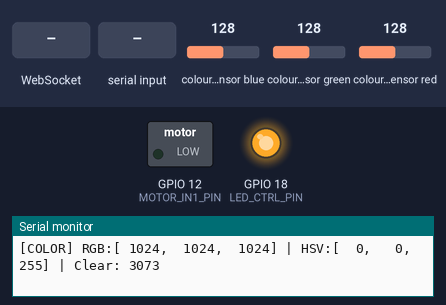
A program run on a simulated ESP32. Shown: switched loads named in the program (green lamp = pin HIGH), output pins drawn as LEDs (lit = HIGH), the last lines printed to the serial monitor. The test bench sets the inputs (shaded band); at power-on: colour sensor blue 128, colour sensor green 128, colour sensor red 128. WiFi joins after 1.5 s; servers stay silent unless stated.

Above: at 3.5 s.
3.6 s: WebSocket text "TOGGLE_LED" received
At 5.1 s:
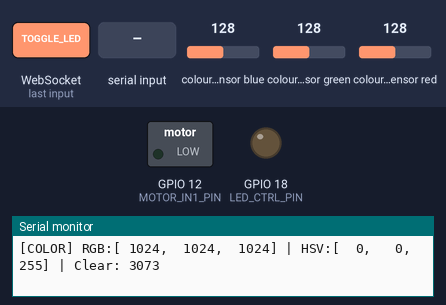
7.0 s: "f\n" received over Serial
Timing chart, 0 to 10.0 s (numbered marks = the images above; inputs shaded):
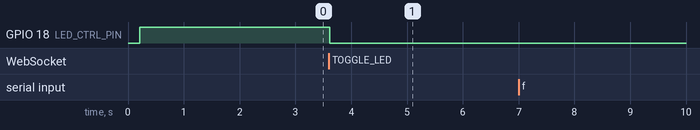

The program:

main.cpp
```cpp
#include <Arduino.h>
#include <Wire.h>
#include <WiFi.h>
#include <WebServer.h>
#include <WebSocketsServer.h>
#include "config.h"
#include "protocol.h"
#include "web_page.h"

// ==================== Web & WebSocket 实例 ====================
static WebServer server(WEB_SERVER_PORT);
static WebSocketsServer webSocket(WS_SERVER_PORT);

// ==================== 全局外设与变量 ====================
Adafruit_TCS34725 tcs = Adafruit_TCS34725(TCS_INTEGRATION_TIME, TCS_GAIN);

// 状态机枚举
enum HeadState {
    STATE_IDLE = 0,             // 待机空闲：电机停机，补光常亮，检测芦笋放入
    STATE_TRANSPORT_INSPECT,    // 推进识别：电机前进输送，持续采集颜色判定，直到尾部离开
    STATE_WAIT_DOWNSTREAM,      // 原地等待：尾部离开后电机暂停，监听等待下游车厢 IDLE
    STATE_HANDOFF,              // 交接推进：向下游发送数据包，并启动电机推料送入下游车厢
    STATE_FAULT                 // 故障保护：防卡料超时或传感器故障，停机告警
};

static HeadState currentState = STATE_IDLE;
static unsigned long stateEntryTime = 0;

// 物料检测与数据记录
static uint32_t currentItemId = 1000;
static uint32_t greenSampleCount = 0;
static uint32_t whiteSampleCount = 0;
static uint32_t totalObjectSampleCount = 0;
static bool sensorOnline = false;
static bool ledState = true; // 补光 LED 状态 (开机默认开启)

// 滤波连续计数器
static uint8_t objectDetectCounter = 0;
static uint8_t objectLeaveCounter = 0;

// 下游心跳与串口通信
static NodeState downstreamState = NodeState::UNKNOWN;
static unsigned long lastDownstreamHeartbeatTime = 0;
static char serial2RxBuf[128];
static size_t serial2RxIdx = 0;

// ==================== 颜色结构与读取 ====================
enum class ColorType {
    BACKGROUND = 0, // 背景底色 / 空载
    GREEN,          // 绿色嫩茎
    WHITE,          // 白根
    TRANSITION      // 过渡区
};

struct ColorSample {
    uint16_t r, g, b, c;

    ColorType getType() const {
        if (c < BG_CLEAR_THRESHOLD) {
            return ColorType::BACKGROUND;
        }
        float total = (float)(r + g + b);
        if (total <= 0.0f) return ColorType::BACKGROUND;

        float gRatio = (float)g / total;
        if (gRatio >= GREEN_RATIO_THRESHOLD) {
            return ColorType::GREEN;
        }
        if (gRatio <= WHITE_RATIO_THRESHOLD) {
            return ColorType::WHITE;
        }
        return ColorType::TRANSITION;
    }
};

ColorSample readColorSensor() {
    ColorSample s = {0, 0, 0, 0};
    if (sensorOnline) {
        tcs.getRawData(&s.r, &s.g, &s.b, &s.c);
    }
    return s;
}

// ==================== 板载按键控制 (GPIO 0 BOOT) ====================
void handleButton() {
    static int lastBtnReading = HIGH;
    static unsigned long lastDebounceTime = 0;
    static bool buttonPressed = false;

    int reading = digitalRead(BUTTON_PIN);
    if (reading != lastBtnReading) {
        lastDebounceTime = millis();
        lastBtnReading = reading;
    }

    if ((millis() - lastDebounceTime) > 35) {
        if (reading == LOW && !buttonPressed) {
            buttonPressed = true;
            ledState = !ledState;
            digitalWrite(LED_CTRL_PIN, ledState ? HIGH : LOW);
            Serial.printf("[BUTTON] GPIO0 Pressed -> LED %s\n", ledState ? "ON" : "OFF");
        } else if (reading == HIGH && buttonPressed) {
            buttonPressed = false;
        }
    }
}

// ==================== RGB 转 HSV 算法 (OpenCV 8-bit 规范) ====================
// H: 0 ~ 180 (标准色相角 0~360 除以 2)
// S: 0 ~ 255 (饱和度归一化至单字节 0~255)
// V: 0 ~ 255 (明度归一化至单字节 0~255)
struct HsvColorOpenCV {
    uint8_t h; // 0 ~ 180
    uint8_t s; // 0 ~ 255
    uint8_t v; // 0 ~ 255
};

HsvColorOpenCV rgbToHsvOpenCV(uint16_t r, uint16_t g, uint16_t b, uint16_t c) {
    HsvColorOpenCV hsv = {0, 0, 0};
    float rf = (float)r;
    float gf = (float)g;
    float bf = (float)b;

    float rawMax = max(rf, max(gf, bf));
    // 采用自适应防溢出缩放：当未达到 255 时保持真实光强 scale=1.0；超过 255 时等比缩放
    float scale = (rawMax > 255.0f) ? (255.0f / rawMax) : 1.0f;
    rf *= scale;
    gf *= scale;
    bf *= scale;

    float maxVal = max(rf, max(gf, bf));
    float minVal = min(rf, min(gf, bf));
    float delta = maxVal - minVal;

    // 明度 V: 真实反映绝对强度 (0 ~ 255)
    hsv.v = (uint8_t)constrain((int)roundf(maxVal), 0, 255);

    // 若无色差或全黑
    if (maxVal <= 0.0f || delta <= 0.0f) {
        hsv.s = 0;
        hsv.h = 0;
        return hsv;
    }

    // 饱和度 S: 0 ~ 255
    float sNorm = (delta / maxVal) * 255.0f;
    hsv.s = (uint8_t)constrain((int)roundf(sNorm), 0, 255);

    // 色相 H: 0 ~ 180 (OpenCV 规范)
    float hDeg = 0.0f;
    if (rf >= maxVal) {
        hDeg = 60.0f * fmodf(((gf - bf) / delta), 6.0f);
    } else if (gf >= maxVal) {
        hDeg = 60.0f * (((bf - rf) / delta) + 2.0f);
    } else {
        hDeg = 60.0f * (((rf - gf) / delta) + 4.0f);
    }

    if (hDeg < 0.0f) {
        hDeg += 360.0f;
    }

    float hOpenCV = hDeg / 2.0f;
    hsv.h = (uint8_t)constrain((int)roundf(hOpenCV), 0, 180);

    return hsv;
}

// ==================== 5Hz (200ms) 采样推流与串口打印 ====================
void handlePeriodicPublish(const ColorSample& s) {
    static unsigned long lastPubTime = 0;
    unsigned long now = millis();
    if (now - lastPubTime >= SAMPLE_INTERVAL_MS) {
        lastPubTime = now;
        HsvColorOpenCV hsv = rgbToHsvOpenCV(s.r, s.g, s.b, s.c);

        // 1. 串口打印 (OpenCV 8-bit HSV 规范)
        Serial.printf("[COLOR] RGB:[%5u, %5u, %5u] | HSV:[%3u, %3u, %3u] | Clear:%5u\n",
                      s.r, s.g, s.b, hsv.h, hsv.s, hsv.v, s.c);

        // 2. WebSocket 广播 JSON 数据包至已连接的浏览器客户端
        if (webSocket.connectedClients() > 0) {
            char jsonBuf[128];
            snprintf(jsonBuf, sizeof(jsonBuf),
                     "{\"r\":%u,\"g\":%u,\"b\":%u,\"c\":%u,\"h\":%u,\"s\":%u,\"v\":%u,\"led\":%d}",
                     s.r, s.g, s.b, s.c, hsv.h, hsv.s, hsv.v, ledState ? 1 : 0);
            webSocket.broadcastTXT(jsonBuf);
        }
    }
}

// ==================== 直流电机驱动 ====================
void motorInit() {
    ledcSetup(MOTOR_PWM_CH_IN1, MOTOR_PWM_FREQ, MOTOR_PWM_RES_BITS);
    ledcSetup(MOTOR_PWM_CH_IN2, MOTOR_PWM_FREQ, MOTOR_PWM_RES_BITS);
    ledcAttachPin(MOTOR_IN1_PIN, MOTOR_PWM_CH_IN1);
    ledcAttachPin(MOTOR_IN2_PIN, MOTOR_PWM_CH_IN2);
    ledcWrite(MOTOR_PWM_CH_IN1, 0);
    ledcWrite(MOTOR_PWM_CH_IN2, 0);
}

void motorForward(uint8_t speed) {
    ledcWrite(MOTOR_PWM_CH_IN1, speed);
    ledcWrite(MOTOR_PWM_CH_IN2, 0);
}

void motorStop() {
    ledcWrite(MOTOR_PWM_CH_IN1, 0);
    ledcWrite(MOTOR_PWM_CH_IN2, 0);
}

void motorBrake() {
    ledcWrite(MOTOR_PWM_CH_IN1, 255);
    ledcWrite(MOTOR_PWM_CH_IN2, 255);
}

// ==================== 状态切换辅助函数 ====================
const char* stateToString(HeadState st) {
    switch (st) {
        case STATE_IDLE:                return "IDLE";
        case STATE_TRANSPORT_INSPECT:   return "TRANSPORT_INSPECT";
        case STATE_WAIT_DOWNSTREAM:     return "WAIT_DOWNSTREAM";
        case STATE_HANDOFF:             return "HANDOFF";
        case STATE_FAULT:               return "FAULT";
        default:                        return "UNKNOWN";
    }
}

void switchState(HeadState next) {
    if (currentState == next) return;
    Serial.printf("[HEAD] State: %s -> %s\n", stateToString(currentState), stateToString(next));
    currentState = next;
    stateEntryTime = millis();
}

// ==================== 下游串口心跳与数据通信 ====================
void pollDownstreamHeartbeat() {
    while (Serial2.available()) {
        char ch = (char)Serial2.read();
        if (ch == '\n' || ch == '\r') {
            if (serial2RxIdx > 0) {
                serial2RxBuf[serial2RxIdx] = '\0';
                HeartbeatMsg hb;
                if (hb.deserialize(serial2RxBuf)) {
                    downstreamState = hb.state;
                    lastDownstreamHeartbeatTime = millis();
                }
                serial2RxIdx = 0;
            }
        } else {
            if (serial2RxIdx < sizeof(serial2RxBuf) - 1) {
                serial2RxBuf[serial2RxIdx++] = ch;
            }
        }
    }

    if (millis() - lastDownstreamHeartbeatTime > HEARTBEAT_LOSS_TIMEOUT_MS) {
        downstreamState = NodeState::UNKNOWN;
    }
}

void sendMeasureReport(const char* statusStr) {
    MeasureReport report;
    report.item_id = ++currentItemId;
    report.green_length_mm = 0.0f;
    report.diameter_mm = 0.0f;
    strncpy(report.status, statusStr, sizeof(report.status) - 1);
    report.status[sizeof(report.status) - 1] = '\0';

    char txBuf[160];
    if (report.serialize(txBuf, sizeof(txBuf))) {
        Serial2.print(txBuf);
        Serial.printf("[TX->BODY] Sent Report: %s", txBuf);
    } else {
        Serial.println("[HEAD] Error: Report serialize failed!");
    }
}

// ==================== 串口调试指令交互 ====================
void handleDebugConsole() {
    while (Serial.available()) {
        char cmd = (char)Serial.read();
        if (cmd == '\r' || cmd == '\n' || cmd == ' ') continue;

        switch (cmd) {
            case 'f':
                Serial.println("[CMD] Motor Forward Test (2000ms)...");
                motorForward(MOTOR_SPEED_DEFAULT);
                delay(2000);
                motorStop();
                Serial.println("[CMD] Motor Stopped.");
                break;
            case 's':
                motorStop();
                Serial.println("[CMD] Motor Stopped.");
                break;
            case 'c': {
                ColorSample s = readColorSensor();
                float total = (float)(s.r + s.g + s.b);
                float gRatio = (total > 0.0f) ? (float)s.g / total : 0.0f;
                Serial.printf("[CMD] Sensor R:%u G:%u B:%u Clear:%u | gRatio:%.3f (Type:%d)\n",
                              s.r, s.g, s.b, s.c, gRatio, (int)s.getType());
                break;
            }
            case 'r':
                Serial.println("[CMD] Reset State to IDLE.");
                motorStop();
                switchState(STATE_IDLE);
                break;
            case '?':
                Serial.println("--- Debug Commands ---");
                Serial.println(" f : Test motor forward 2s");
                Serial.println(" s : Stop motor");
                Serial.println(" c : Read TCS34725 sample");
                Serial.println(" r : Force reset state to IDLE");
                Serial.println("----------------------");
                break;
            default:
                break;
        }
    }
}

// ==================== WebSocket 事件处理 ====================
void onWebSocketEvent(uint8_t num, WStype_t type, uint8_t * payload, size_t length) {
    if (type == WStype_CONNECTED) {
        IPAddress ip = webSocket.remoteIP(num);
        Serial.printf("[WS] Client #%u connected from %s\n", num, ip.toString().c_str());
    } else if (type == WStype_DISCONNECTED) {
        Serial.printf("[WS] Client #%u disconnected\n", num);
    } else if (type == WStype_TEXT) {
        String msg = String((char*)payload);
        if (msg.indexOf("TOGGLE_LED") >= 0) {
            ledState = !ledState;
            digitalWrite(LED_CTRL_PIN, ledState ? HIGH : LOW);
            Serial.printf("[WS] Toggle LED via Web -> %s\n", ledState ? "ON" : "OFF");
        } else if (msg.indexOf("SET_GAIN_") >= 0) {
            if (msg.indexOf("1X") >= 0) {
                tcs.setGain(TCS34725_GAIN_1X);
                Serial.println("[TCS] Gain switched to 1X");
            } else if (msg.indexOf("4X") >= 0) {
                tcs.setGain(TCS34725_GAIN_4X);
                Serial.println("[TCS] Gain switched to 4X");
            } else if (msg.indexOf("16X") >= 0) {
                tcs.setGain(TCS34725_GAIN_16X);
                Serial.println("[TCS] Gain switched to 16X (+4x Sensitivity)");
            } else if (msg.indexOf("60X") >= 0) {
                tcs.setGain(TCS34725_GAIN_60X);
                Serial.println("[TCS] Gain switched to 60X (Max)");
            }
        }
    }
}

// ==================== WiFi & Web 服务器启动 ====================
void setupNetwork() {
    Serial.printf("[WiFi] Connecting to '%s' ...\n", WIFI_SSID);
    WiFi.mode(WIFI_STA);
    WiFi.begin(WIFI_SSID, WIFI_PASSWORD);

    unsigned long startMs = millis();
    while (WiFi.status() != WL_CONNECTED && (millis() - startMs < 10000)) {
        delay(400);
        Serial.print(".");
    }
    Serial.println();

    if (WiFi.status() == WL_CONNECTED) {
        Serial.println("=================================================");
        Serial.printf(" [WiFi] Connected! IP Address: %s\n", WiFi.localIP().toString().c_str());
        Serial.printf(" [WEB] Open in Browser: http://%s\n", WiFi.localIP().toString().c_str());
        Serial.println("=================================================");
    } else {
        Serial.println("[WiFi] Connection timeout. ESP32 will keep trying in background.");
    }

    server.on("/", HTTP_GET, []() {
        server.send_P(200, "text/html", PAGE_INDEX_HTML);
    });
    server.begin();
    webSocket.begin();
    webSocket.onEvent(onWebSocketEvent);
}

// ==================== 主设置 setup ====================
void setup() {
    Serial.begin(115200);
    delay(200);
    Serial.println("\n=============================================");
    Serial.println("  thin_wall - head (ESP32 DC Motor + TCS34725)");
    Serial.println("=============================================");

    // 1. 初始化按键与补光 LED
    pinMode(BUTTON_PIN, INPUT_PULLUP);
    pinMode(LED_CTRL_PIN, OUTPUT);
    digitalWrite(LED_CTRL_PIN, ledState ? HIGH : LOW);
    Serial.printf("[HEAD] LED Warmup (%d ms, State: %s)...\n", LED_WARMUP_MS, ledState ? "ON" : "OFF");
    delay(LED_WARMUP_MS);

    // 2. 初始化 I2C 颜色传感器
    Wire.begin(I2C_SDA_PIN, I2C_SCL_PIN);
    if (tcs.begin(0x29, &Wire)) {
        sensorOnline = true;
        Serial.println("[HEAD] TCS34725 Color Sensor initialized successfully (0x29).");
    } else {
        sensorOnline = false;
        Serial.println("[HEAD] WARNING: TCS34725 not found on I2C bus!");
    }

    // 3. 初始化直流电机 H 桥
    motorInit();
    Serial.println("[HEAD] DC Motor PWM initialized.");

    // 4. 初始化下行数据串口
    Serial2.begin(DATA_UART_BAUD, SERIAL_8N1, DATA_UART_RX_PIN, DATA_UART_TX_PIN);
    Serial.printf("[HEAD] Data UART2 started (TX:%d, RX:%d, Baud:%d).\n",
                  DATA_UART_TX_PIN, DATA_UART_RX_PIN, DATA_UART_BAUD);

    // 5. 连接 WiFi 并启动 Web & WebSocket 服务
    setupNetwork();

    switchState(STATE_IDLE);
}

// ==================== 主循环 loop ====================
void loop() {
    // 0. 网络与 Web 服务轮询
    server.handleClient();
    webSocket.loop();

    // 1. 按键控制补光 LED (GPIO 0 单击翻转)
    handleButton();

    // 2. 监听下游心跳与调试命令
    pollDownstreamHeartbeat();
    handleDebugConsole();

    // 3. 周期读取颜色传感器并通过 200ms 周期推流 (串口 + WebSocket)
    ColorSample sample = readColorSensor();
    handlePeriodicPublish(sample);

    unsigned long now = millis();

    switch (currentState) {
        case STATE_IDLE: {
            motorStop();
            // 待机下检测物料放入 (Clear 超过空载背景阈值)
            if (sample.getType() != ColorType::BACKGROUND) {
                if (++objectDetectCounter >= COLOR_CONFIRM_SAMPLES) {
                    objectDetectCounter = 0;
                    objectLeaveCounter = 0;
                    greenSampleCount = 0;
                    whiteSampleCount = 0;
                    totalObjectSampleCount = 0;
                    Serial.println("[HEAD] Object detected! Starting feed motor...");
                    motorForward(MOTOR_SPEED_DEFAULT);
                    switchState(STATE_TRANSPORT_INSPECT);
                }
            } else {
                objectDetectCounter = 0;
            }
            break;
        }

        case STATE_TRANSPORT_INSPECT: {
            totalObjectSampleCount++;
            ColorType ct = sample.getType();
            if (ct == ColorType::GREEN) {
                greenSampleCount++;
            } else if (ct == ColorType::WHITE) {
                whiteSampleCount++;
            }

            // 判断物料尾部是否离开 (读数恢复背景底色)
            if (ct == ColorType::BACKGROUND) {
                if (++objectLeaveCounter >= COLOR_CONFIRM_SAMPLES) {
                    objectLeaveCounter = 0;
                    motorStop(); // 尾部离开检测区，立即停机
                    Serial.printf("[HEAD] Object tail passed. Samples: Total=%u, Green=%u, White=%u\n",
                                  totalObjectSampleCount, greenSampleCount, whiteSampleCount);
                    switchState(STATE_WAIT_DOWNSTREAM);
                }
            } else {
                objectLeaveCounter = 0;
            }

            // 防卡料与超时保护
            if (now - stateEntryTime > MAX_RUN_TIME_MS) {
                motorStop();
                Serial.println("[HEAD] ERROR: Feed timeout! Entering FAULT state.");
                switchState(STATE_FAULT);
            }
            break;
        }

        case STATE_WAIT_DOWNSTREAM: {
            motorStop();

#if STANDALONE_DEBUG_MODE
            // 单机调试模式：直接越过下游握手
            Serial.println("[HEAD] Standalone mode: Bypassing downstream check.");
            sendMeasureReport("OK");
            motorForward(MOTOR_SPEED_HANDOFF);
            switchState(STATE_HANDOFF);
#else
            // 工业背压互锁：检查下游 body_1 状态
            if (downstreamState == NodeState::IDLE) {
                const char* qualityStatus = (greenSampleCount >= whiteSampleCount) ? "OK" : "WHITE_ROOT";
                Serial.printf("[HEAD] Downstream IDLE confirmed. Quality: %s\n", qualityStatus);
                sendMeasureReport(qualityStatus);
                motorForward(MOTOR_SPEED_HANDOFF);
                switchState(STATE_HANDOFF);
            } else if (now - stateEntryTime > DOWNSTREAM_TIMEOUT_MS) {
                Serial.printf("[HEAD] WARNING: Downstream wait timeout! Current state: %s. Continuing wait...\n",
                              nodeStateToString(downstreamState));
                stateEntryTime = now; // 延长并保持等待
            }
#endif
            break;
        }

        case STATE_HANDOFF: {
            // 推料交接计时
            if (now - stateEntryTime >= HANDOFF_DURATION_MS) {
                motorStop();
                Serial.println("[HEAD] Handoff complete. Ready for next asparagus.");
                switchState(STATE_IDLE);
            }
            break;
        }

        case STATE_FAULT: {
            motorStop();
            // 在故障状态下，若检测到空载且超时 3 秒后尝试自动恢复 IDLE
            if (sample.getType() == ColorType::BACKGROUND && (now - stateEntryTime > 3000)) {
                Serial.println("[HEAD] Fault cleared. Resetting to IDLE.");
                switchState(STATE_IDLE);
            }
            break;
        }
    }

    delay(20); // 周期步进 20ms (约 50Hz 采样率)
}
```

Source omitted: web_page.h (20357 bytes), config.h (2856 bytes)

Measured:
- after the input at 3.6 s, GPIO 18 (LED_CTRL_PIN): HIGH → LOW at once
